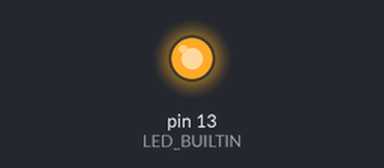
Recording of a sketch running on a simulated Arduino Uno, built with avr-gcc and run on an emulated ATmega328P. Parts: output pins drawn as LEDs (lit = HIGH).

Above: at 0.1 s.
At 35.1 s:
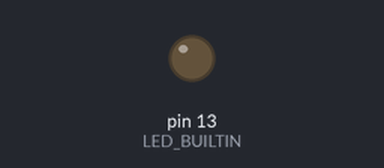
Timing chart, 0 to 39.5 s (numbered marks = the images above):
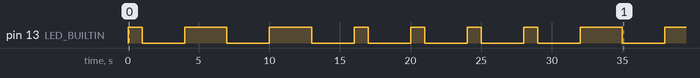

Measured:
- by itself, pin 13 (LED_BUILTIN): LOW → HIGH at 0.00 s, → LOW 1.0 s later, → HIGH 3.0 s later, → LOW 3.0 s later, … (17 changes in this stretch)

The sketch:

sketch_sep04a.ino
```cpp
// C++ code
//
void setup()
{
  pinMode(LED_BUILTIN, OUTPUT);
}

void loop()
{
  //A
  dot();
  dash();

  //D
  dash();
  dot();
  dot();

  //I
  dot();
  dot();

  //T
  dash();

  //Y
  dash();
  dot();
  dash();
  dash();

  //A
  dot();
  dash();
}

void dot()
{
  digitalWrite(LED_BUILTIN, HIGH);
  delay(1000);
  digitalWrite(LED_BUILTIN, LOW);
  delay(3000);
}

void dash()
{
  digitalWrite(LED_BUILTIN, HIGH);
  delay(3000);
  digitalWrite(LED_BUILTIN, LOW);
  delay(3000);
}
```
